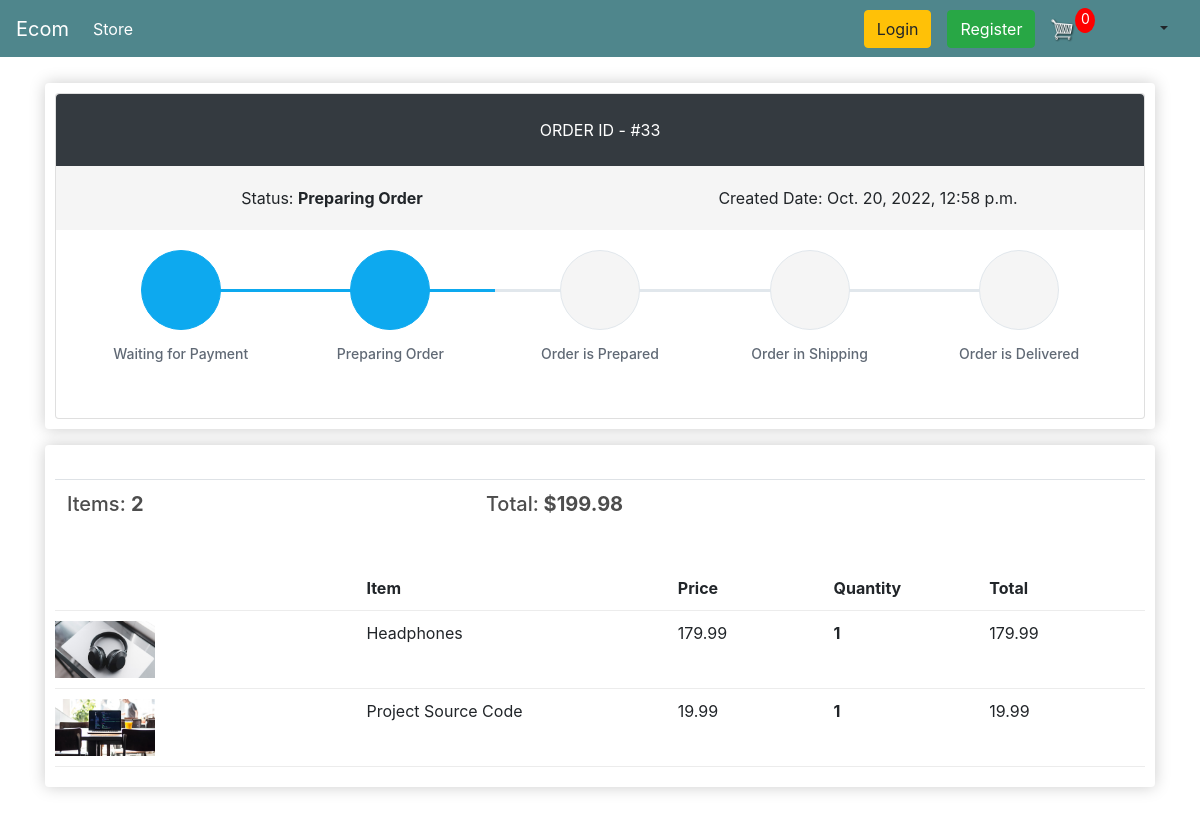
Screenshot of /order-details/33 with the database file from the repository.
### store/models.py (models this page shows, shortened)
class Order(models.Model):
    STATUS_CHOICES = (
        (0, 'Waiting for Payment'),
        (1, 'Preparing Order'),
        (2, 'Order is Prepared'),
        (3, 'Order in Shipping'),
        (4, 'Order is Delivered'),
        (5, 'Cancelled')
    )
    PAYMENT_OPTION_CHOICES = (
        ('Cash On Delivery', 'Cash On Delivery'),
        ('Bkash', 'Bkash'),
    )
    customer = models.ForeignKey(Customer, on_delete=models.SET_NULL, null=True, blank=True)
    order_status = models.IntegerField('Order Status', choices=STATUS_CHOICES, default=0)
    payment_option = models.CharField('Payment Options', choices=PAYMENT_OPTION_CHOICES, max_length=20, default='Cash On Delivery')
    created = models.DateTimeField('Created in', auto_now_add=True)
    modified = models.DateTimeField('Modified in', auto_now=True)
    transaction_id = models.CharField(max_length=100, null=True)
    class Meta:
        verbose_name = 'Order'
        ordering = ('-created',)
    @property
    def get_order_total(self):
        order_items = self.orderitem_set.all()
        total = sum([item.get_total for item in order_items])
        return total
    @property
    def get_number_of_items(self):
        order_items = self.orderitem_set.all()
        total = sum([item.quantity for item in order_items])
        return total

class OrderItem(models.Model):
    product = models.ForeignKey(Product, on_delete=models.SET_NULL, null=True, blank=True)
    order = models.ForeignKey(Order, on_delete=models.SET_NULL, null=True, blank=True)
    quantity = models.IntegerField(default=0, null=True, blank=True)
    date_added = models.DateTimeField(auto_now_add=True)
    def __str__(self) -> str:
        return f'OrderItem ID: {self.id}  ->   Name: {self.product.name}'
    @property
    def get_total(self):
        return self.quantity * self.product.price

class Product(models.Model):
    name = models.CharField(max_length=200, null=True)
    price = models.FloatField()
    discount_price = models.FloatField(default=0.0)
    digital = models.BooleanField(default=False, null=True, blank=True)
    image = models.ImageField(null=True, blank=True)
    order_limit = models.IntegerField(default=50)
    @property
    def imageURL(self):
        try:
            url = self.image.url
        except:
            url = ''
        return url

### customers/views.py (the view)
# urls.py: path('order-details/<int:pk>', customer_views.OrderDetailView.as_view(), name = 'order-details'),
class OrderDetailView(DetailView):
    login_required = True
    template_name: str = "customers/order-details.html"
    context_object_name: str = "order"
    model = Order
    def get_context_data(self,*args, **kwargs):
        context = super(OrderDetailView, self).get_context_data(*args,**kwargs)
        context['items'] = self.items
        context['noOfCartItems'] = self.noOfCartItems
        context['trackInfoList'] = self.trackInfoList
        return context
    def get(self, request, *args, **kwargs):
        self.cookieData = cartData(request = request)
        self.noOfCartItems = self.cookieData['noOfCartItems']
        self.order_id = self.kwargs.get('pk')
        self.items = OrderItem.objects.filter(order__id = self.order_id)
        orders = Order.objects.filter(id = self.order_id)
        self.trackInfoList = getTrackInfoList(orders[0].order_status)
        print(f'order_id = {self.order_id}  items = {self.items},  noOfCartItems = {self.noOfCartItems}')
        return super(OrderDetailView, self).get(request, *args, **kwargs)

### store/utils.py (called while the page is built, shortened)
def cookieCart(request):
    try:
        temp_cart = json.loads(request.COOKIES['cart'])
    except:
        temp_cart = {}
    print('temp_cart: ', temp_cart)
    items = []
    cart = {
        'get_cart_total': 0,
        'get_number_of_items': 0,
        'shipping': False
    }
    noOfCartItems = cart['get_number_of_items']
    return {
        'noOfCartItems': noOfCartItems,
        'cart': cart,
        'items': items
    }

def cartData(request):
    if request.user.is_authenticated:
        customer = request.user.customer
        cart, created = Cart.objects.get_or_create(customer = customer)
        items = cart.cartitem_set.all()
        noOfCartItems = cart.get_number_of_items
    else:
        cookieData = cookieCart(request = request)
        noOfCartItems = cookieData['noOfCartItems']
        cart = cookieData['cart']
        items = cookieData['items']
    return {
        'noOfCartItems': noOfCartItems,
        'cart': cart,
        'items': items
    }

### templates/customers/order-details.html (shortened to what this page needs)
{% extends 'store/main.html' %}
{% load static %}
{% block content %}
    <div class="row">
        <div class="col-lg-12">
            <div class="box-element padding-bottom-3x mb-3 mt-3">
                <div class="card">
                  <div class="p-4 text-center text-white text-lg rounded-top" style="background-color:#343a40 !important"><span class="text-uppercase">Order ID - </span><span class="text-medium">#{{ order.id }}</span></div>
                  <div class="d-flex flex-wrap flex-sm-nowrap justify-content-between py-3 px-2 bg-order-overview" style="background-color:#f5f5f5">
                    <div class="w-100 text-center py-1 px-2"><span class="text-medium">Status:</span> <strong>{{ order.get_order_status_display }}</strong></div>
                    <div class="w-100 text-center py-1 px-2"><span class="text-medium">Created Date:</span> {{ order.created }}</div>
                  </div>
                  <div class="card-body">
                    <div class="steps d-flex flex-wrap flex-sm-nowrap justify-content-between padding-top-2x padding-bottom-1x">
                        {% for trackInfo in trackInfoList %}
                            {% if trackInfo.is_completed %}
                            <div class="step completed">
                            {% else %}
                            <div class="step">
                            {% endif %}
                                <div class="step-icon-wrap">
                                <div class="step-icon"><i class="{{ trackInfo.icon }}"></i></div>
                                </div>
                                <h4 class="step-title">{{ trackInfo.title }}</h4>
                            </div>
                        {% endfor%}
                    </div>
                  </div>
                </div>
            </div>
            <div class="box-element mb-5">
                <br>
                <table class="table">
                    <tr>
                        <th><h5>Items: <strong>{{ order.get_number_of_items }} </strong></h5></th>
                        <th><h5>Total:<strong> ${{order.get_order_total|floatformat:2}} </strong></h5></th>
                    </tr>
                </table>
                <br/>
                <div class="cart-row">
                    <div style="flex:2"></div>
                    <div style="flex:2"><strong>Item</strong></div>
                    <div style="flex:1"><strong>Price</strong></div>
                    <div style="flex:1"><strong>Quantity</strong></div>
                    <div style="flex:1"><strong>Total</strong></div>
                </div>
                {% for item in items %}
                    <div class="cart-row">
                        <div style="flex:2"><img class="row-image" src="{{item.product.imageURL}}"></div>
                        <div style="flex:2"><p>{{item.product.name}}</p></div>
                        <div style="flex:1"><p>{{item.product.price|floatformat:2}} </p></div>
                        <div style="flex:1">
                            <p class="quantity">{{item.quantity}}</p>
                        </div>
                        <div style="flex:1"><p>{{item.get_total|floatformat:2}} </p></div>
                    </div>
                {% endfor %}
            </div>
        </div>
    </div>
    <link rel="stylesheet" type="text/css" href="{% static 'css/order-details.css' %}">
    <link rel="stylesheet" href="https://cdn.jsdelivr.net/npm/pixeden-stroke-7-icon@1.2.3/pe-icon-7-stroke/dist/pe-icon-7-stroke.min.css">
    <link href="https://cdn.jsdelivr.net/npm/bootstrap@4.4.1/dist/css/bootstrap.min.css" rel="stylesheet">
{% endblock content %}

### static/css/main.css (style rules this page uses)
body { background-color: hsl(0, 0%, 98%); }
h1,h2,h3,h4,h5,h6 { color:hsl(0, 0%, 30%); }
.box-element { box-shadow:hsl(0, 0%, 80%) 0 0 16px; background-color: #fff; border-radius: 4px; padding: 10px; }
.col-lg-4, .col-lg-6, .col-lg-8, .col-lg-12 { margin-top: 10px; }
.row-image { width: 100px; }
.cart-row { display: flex; align-items: flex-stretch; padding-bottom: 10px; margin-bottom: 10px; border-bottom: 1px solid #ececec; }
.quantity { display: inline-block; font-weight: 700; padding-right:10px; }

### static/css/order-details.css (style rules this page uses)
.steps .step { display: block; width: 100%; margin-bottom: 35px; text-align: center }
.steps .step .step-icon-wrap { display: block; position: relative; width: 100%; height: 80px; text-align: center }
.steps .step .step-icon-wrap::before, .steps .step .step-icon-wrap::after { display: block; position: absolute; top: 50%; width: 50%; height: 3px; margin-top: -1px; background-color: #e1e7ec; content: ''; z-index: 1 }
.steps .step .step-icon-wrap::before { left: 0 }
.steps .step .step-icon-wrap::after { right: 0 }
.steps .step .step-icon { display: inline-block; position: relative; width: 80px; height: 80px; border: 1px solid #e1e7ec; border-radius: 50%; background-color: #f5f5f5; color: #374250; font-size: 38px; line-height: 81px; z-index: 5 }
.steps .step .step-title { margin-top: 16px; margin-bottom: 0; color: #606975; font-size: 14px; font-weight: 500 }
.steps .step:first-child .step-icon-wrap::before { display: none }
.steps .step:last-child .step-icon-wrap::after { display: none }
.steps .step.completed .step-icon-wrap::before, .steps .step.completed .step-icon-wrap::after { background-color: #0da9ef }
.steps .step.completed .step-icon { border-color: #0da9ef; background-color: #0da9ef; color: #fff }
.bg-faded, .bg-order-overview { background-color: #f5f5f5 !important; }

### rows the page displays
Order: id "33", order_status "Preparing Order", created "Oct. 20, 2022, 12:58 p.m.", get_number_of_items "2", get_order_total "199.98"
OrderItem: product.imageURL (picture), product.name "Headphones", product.price "179.99", quantity "1", get_total "179.99"
OrderItem: product.imageURL (picture), product.name "Project Source Code", product.price "19.99", quantity "1", get_total "19.99"

### other values shown
{{ noOfCartItems }} "0"
{{ trackInfo.title }} "Waiting for Payment" "Preparing Order" "Order is Prepared" "Order in Shipping" "Order is Delivered"
